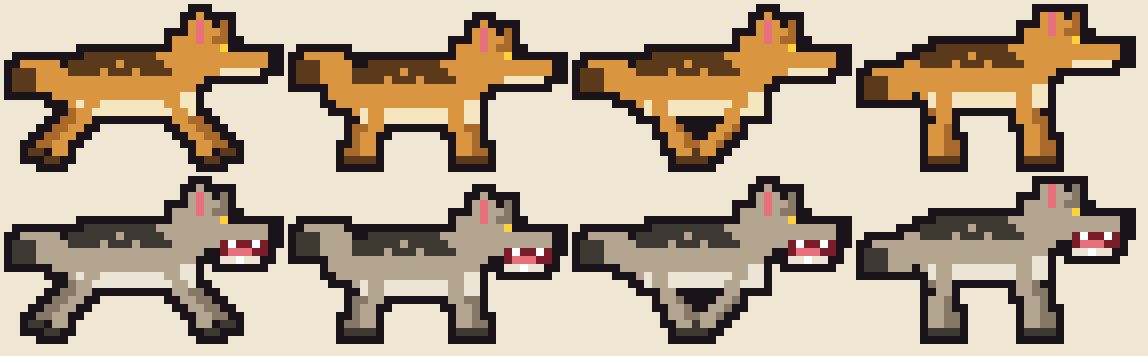

Generate this figure with Python:
"""Pixel jackals for the Jackal Express (Шакалячий експрес). Side view facing RIGHT, 34x20 grid.
Lean body, dark saddle, pointed ears, long snout, bushy tail. 4 gallop frames x (mouth shut | barking).

Writes jackals.json {frames: [shut[4], bark[4]], pals: {gold, grey, dark}} and jackals.png (preview).
Paste into index.html (JACKAL)."""
from PIL import Image
import json, os

DIR = os.path.dirname(os.path.abspath(__file__))
W, H = 34, 20

PALS = {
    'gold': {'A': '#d9953f', 'a': '#a8692a', 'D': '#5b3a1c', 'S': '#f6e6c0', 'W': '#ffffff', 'B': '#1a141a', 'P': '#e8707c', 'R': '#7a1c2a', 'E': '#ffd23a'},
    'grey': {'A': '#b3a590', 'a': '#857866', 'D': '#3d3832', 'S': '#ece4d4', 'W': '#ffffff', 'B': '#1a141a', 'P': '#e8707c', 'R': '#7a1c2a', 'E': '#ffd23a'},
    'dark': {'A': '#8e6c48', 'a': '#614932', 'D': '#2a2018', 'S': '#dccaa6', 'W': '#ffffff', 'B': '#1a141a', 'P': '#e8707c', 'R': '#7a1c2a', 'E': '#ffd23a'},
}


class G:
    def __init__(s):
        s.g = [['.'] * W for _ in range(H)]

    def px(s, x, y, c):
        if 0 <= x < W and 0 <= y < H:
            s.g[y][x] = c

    def rect(s, x0, y0, x1, y1, c):
        for y in range(y0, y1 + 1):
            for x in range(x0, x1 + 1):
                s.px(x, y, c)

    def ell(s, cx, cy, rx, ry, c):
        for y in range(H):
            for x in range(W):
                if ((x + .5 - cx) / rx) ** 2 + ((y + .5 - cy) / ry) ** 2 <= 1:
                    s.px(x, y, c)

    def line(s, x0, y0, x1, y1, c, w=2):
        n = max(abs(x1 - x0), abs(y1 - y0), 1)
        for i in range(n + 1):
            x = round(x0 + (x1 - x0) * i / n)
            y = round(y0 + (y1 - y0) * i / n)
            for k in range(w):
                s.px(x + k, y, c)

    def rows(s):
        return [''.join(r) for r in s.g]


# gallop: (front far, front near, hind far, hind near) as (hip_x, foot_x, foot_y, knee_dx)
GAIT = [
    dict(ff=(20, 26, 17), fn=(19, 24, 18), hf=(8, 2, 17), hn=(9, 4, 18)),    # fully stretched
    dict(ff=(20, 22, 18), fn=(19, 20, 18), hf=(8, 6, 18), hn=(9, 8, 18)),    # gathering
    dict(ff=(20, 15, 17), fn=(19, 14, 18), hf=(8, 14, 17), hn=(9, 12, 18)),  # tucked under
    dict(ff=(20, 22, 18), fn=(19, 20, 18), hf=(8, 10, 18), hn=(9, 8, 18)),   # pushing off
]
TAIL_DY = [0, -1, 0, 1]
BOB = [0, 1, 0, -1]


def jackal(frame, bark):
    g = G()
    dy = BOB[frame]
    gt = GAIT[frame]
    # far legs (darker)
    for (hx, fx, fy), c in ((gt['ff'], 'a'), (gt['hf'], 'a')):
        g.line(hx, 11 + dy, fx, fy, c, 2)
        g.px(fx, fy, 'D'); g.px(fx + 1, fy, 'D')
    # tail (bushy, trails behind)
    ty = TAIL_DY[frame]
    g.ell(3.5, 8 + ty, 3.6, 2.2, 'A')
    g.rect(0, 7 + ty, 2, 9 + ty, 'D')
    g.px(1, 8 + ty, 'D')
    # body
    g.ell(13, 9 + dy, 8.6, 3.5, 'A')
    g.ell(19.5, 9 + dy, 3.6, 3.9, 'A')            # chest
    g.rect(7, 6 + dy, 20, 7 + dy, 'D')            # dark saddle
    g.rect(9, 5 + dy, 17, 5 + dy, 'D')
    g.px(11, 7 + dy, 'A'); g.px(15, 7 + dy, 'A'); g.px(13, 6 + dy, 'A')
    g.rect(8, 11 + dy, 20, 12 + dy, 'S')          # cream belly
    g.rect(21, 10 + dy, 22, 12 + dy, 'S')
    # neck + head
    g.ell(22, 6 + dy, 2.6, 3.2, 'A')
    g.ell(24.5, 5 + dy, 3.3, 2.7, 'A')
    # snout
    g.rect(26, 5 + dy, 31, 6 + dy, 'A')
    g.rect(26, 7 + dy, 30, 7 + dy, 'S')
    if bark:
        # jaw dropped: dark mouth, tongue, teeth
        g.rect(26, 7 + dy, 31, 8 + dy, 'R')
        g.rect(26, 9 + dy, 30, 9 + dy, 'S')
        g.rect(27, 8 + dy, 29, 8 + dy, 'P')
        g.px(27, 7 + dy, 'W'); g.px(30, 7 + dy, 'W'); g.px(28, 9 + dy, 'W')
    g.px(32, 5 + dy, 'B'); g.px(32, 6 + dy, 'B')   # nose
    # ears (tall, pointed)
    for (x, y) in ((22, 3), (22, 2), (22, 1), (23, 0), (23, 1), (23, 2), (23, 3), (24, 1), (24, 2), (24, 3), (24, 4), (21, 3), (21, 4)):
        g.px(x, y + dy, 'A')
    g.px(23, 1 + dy, 'P'); g.px(23, 2 + dy, 'P'); g.px(23, 3 + dy, 'P')
    g.px(26, 2 + dy, 'a'); g.px(26, 3 + dy, 'a'); g.px(25, 3 + dy, 'a'); g.px(26, 1 + dy, 'a')
    # eye
    g.px(26, 4 + dy, 'E'); g.px(27, 4 + dy, 'B')
    # near legs (lighter, on top)
    for (hx, fx, fy), c in ((gt['fn'], 'A'), (gt['hn'], 'A')):
        g.line(hx, 11 + dy, fx, fy, c, 2)
        g.px(fx, fy, 'D'); g.px(fx + 1, fy, 'D')
    return g


SC = 8
frames = [[jackal(f, b).rows() for f in range(4)] for b in (0, 1)]
json.dump({'frames': frames, 'pals': PALS}, open(os.path.join(DIR, 'jackals.json'), 'w'))

img = Image.new('RGB', (4 * (W * SC + 12) + 12, 2 * (H * SC + 12) + 12 + 3 * 0), (239, 230, 211))
def paint(rows, pal, ox, oy):
    # 1px outline like buildSprite(..., '#1a141a')
    filled = lambda x, y: 0 <= y < H and 0 <= x < W and rows[y][x] in pal
    for y in range(-1, H + 1):
        for x in range(-1, W + 1):
            if filled(x, y):
                continue
            if any(filled(x + dx, y + dy) for dx in (-1, 0, 1) for dy in (-1, 0, 1)):
                img.paste((26, 20, 26), (ox + x * SC, oy + y * SC, ox + x * SC + SC, oy + y * SC + SC))
    for y, r in enumerate(rows):
        for x, c in enumerate(r):
            if c in pal:
                col = tuple(int(pal[c][j:j + 2], 16) for j in (1, 3, 5))
                img.paste(col, (ox + x * SC, oy + y * SC, ox + x * SC + SC, oy + y * SC + SC))
for b in range(2):
    for f in range(4):
        paint(frames[b][f], PALS['gold' if b == 0 else 'grey'], 12 + f * (W * SC + 12), 12 + b * (H * SC + 12))
img.save(os.path.join(DIR, 'jackals.png'))
print('wrote jackals.json, jackals.png')
